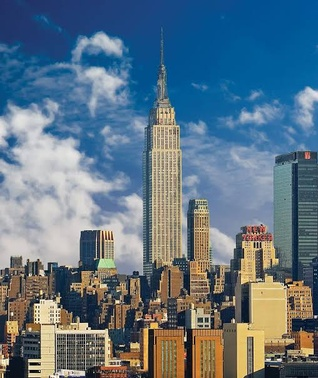
#> input picture Images/buidingsample.jpg, 318 x 378 px, shrunk from 508 x 604 before the run; its folder holds 4 pictures in this run
$ python compare_quality.py
#> lines starting #> are read from the running program, lines starting #| are printed output that depends on the picture
import numpy as np
from pathlib import Path
from PIL import Image
from skimage.metrics import structural_similarity as ssim
import csv

PROJECT_DIR = Path(r"D:\Final_Year_Project")
IMAGE_DIR = PROJECT_DIR / "Images"
RESULTS_DIR = PROJECT_DIR / "results"
OUTPUT_DIR = RESULTS_DIR / "quality_comparison"

OUTPUT_DIR.mkdir(parents=True, exist_ok=True)

qualities = [40, 60, 75, 85]
extensions = {".jpg", ".jpeg", ".png", ".webp"}
results = []

for image_path in sorted(IMAGE_DIR.iterdir()):
    if image_path.suffix.lower() not in extensions:
        continue

    with Image.open(image_path) as original:
#> original is the input picture: PIL image 318x378 RGB; mean R, G, B 96.3, 116.8, 132
        original_rgb = original.convert("RGB")
        original_size = image_path.stat().st_size

        for quality in qualities:
            output_path = (
                OUTPUT_DIR /
                f"{image_path.stem}_q{quality}.jpg"
            )

            original_rgb.save(
                output_path,
                "JPEG",
                quality=quality,
                optimize=True
            )

            compressed_size = output_path.stat().st_size

            reduction = (
                (original_size - compressed_size)
                / original_size * 100
            )

            with Image.open(output_path) as compressed:
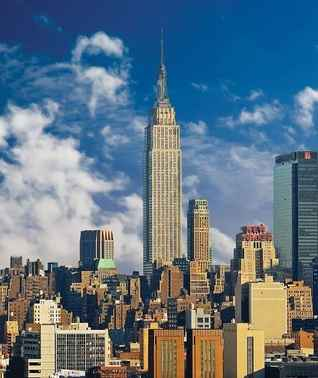
#> compressed: PIL image 318x378 RGB; mean R, G, B 96.4, 116.8, 132.2
                compressed_rgb = compressed.convert("RGB")

                score = ssim(
    np.array(original_rgb),
    np.array(compressed_rgb),
    data_range=255,
    channel_axis=2
)
#> score = 0.906

            results.append({
                "Image": image_path.name,
                "Quality": quality,
                "Original Bytes": original_size,
                "Compressed Bytes": compressed_size,
                "Reduction (%)": round(reduction, 2),
                "SSIM": round(score, 4)
            })

            print(
                f"{image_path.name} | Q{quality} | "
                f"{compressed_size} bytes | "
                f"Reduction: {reduction:.2f}% | "
                f"SSIM: {score:.4f}"
            )
#| buidingsample.jpg | Q40 | 15239 bytes | Reduction: 74.50% | SSIM: 0.9058
#> pass 3 of the loop `for image_path in sorted(IMAGE_DIR.iterdir()):`:
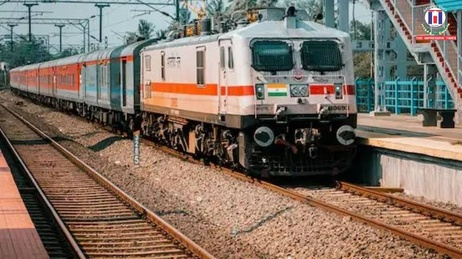
#> input picture Images/sample image.jpg, 462 x 259 px, shrunk from 739 x 415 before the run
#> original is the input picture: PIL image 462x259 RGB; mean R, G, B 128.4, 113.2, 100.7
#> `with Image.open(output_path) as compressed:`:
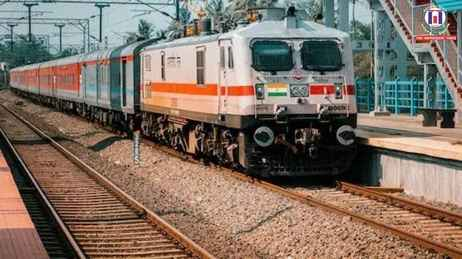
#> compressed: PIL image 462x259 RGB; mean R, G, B 128.6, 113.1, 100.8
#> score = 0.91
#| sample image.jpg | Q40 | 20500 bytes | Reduction: 73.42% | SSIM: 0.9095
#> the loop made 4 passes; the first 3 are shown

csv_path = RESULTS_DIR / "quality_comparison.csv"

with csv_path.open(
    "w", newline="", encoding="utf-8"
) as file:
    writer = csv.DictWriter(
        file,
        fieldnames=[
            "Image",
            "Quality",
            "Original Bytes",
            "Compressed Bytes",
            "Reduction (%)",
            "SSIM"
        ]
    )
    writer.writeheader()
    writer.writerows(results)

print("\nComparison completed.")
print(f"Results saved to: {csv_path}")
#| Results saved to: D:\Final_Year_Project/results/quality_comparison.csv
print(f"Images saved to: {OUTPUT_DIR}")
